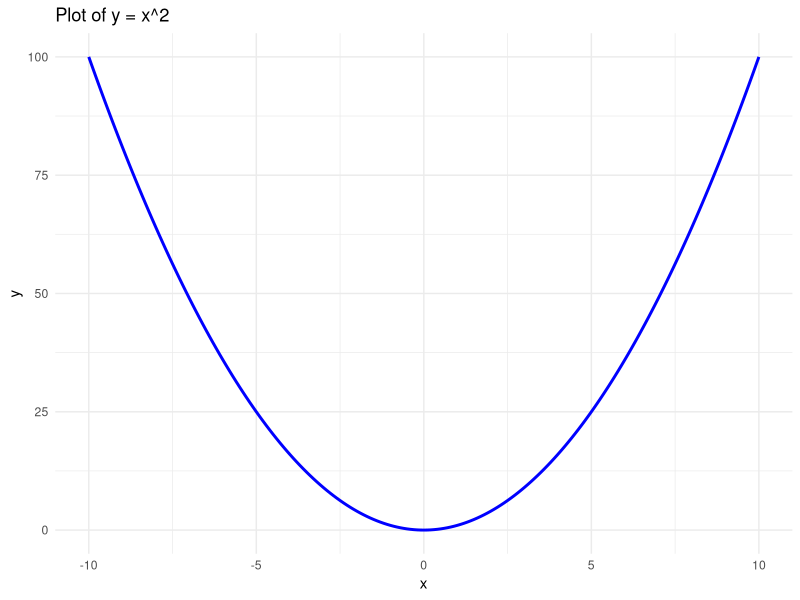
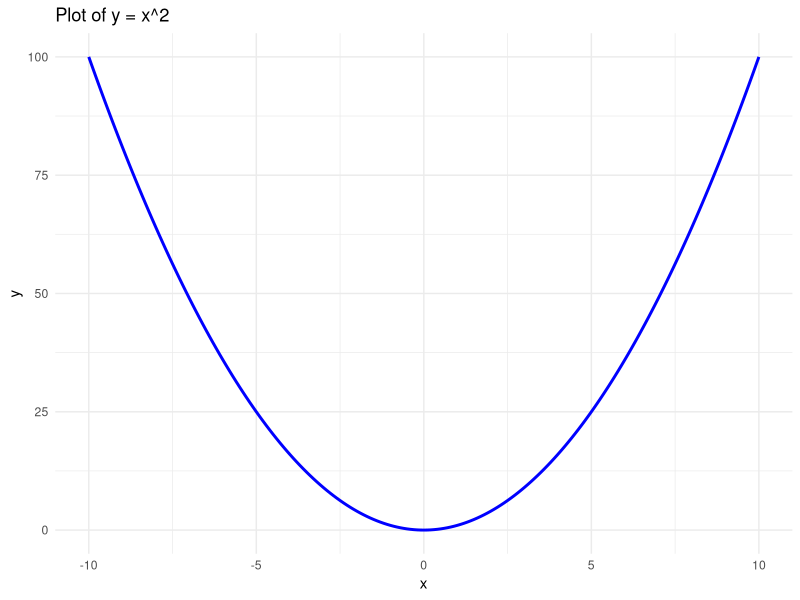

Write the R code that produced these figures, in order.
library(ggplot2)

data <- data.frame(x = seq(-10, 10, by = 0.1))
data$y <- data$x^2

ggplot(data, aes(x = x, y = y)) +
  geom_line(color = "blue", size = 1) +
  labs(title = "Plot of y = x^2", x = "x", y = "y") +
  theme_minimal()

ggsave("plot-test.png", plot = last_plot(), width = 6, height = 4)

